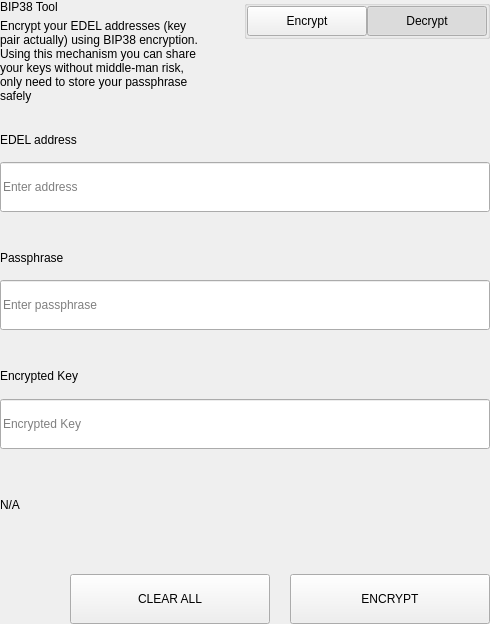
<?xml version="1.0" encoding="UTF-8"?>
<ui version="4.0">
 <class>SettingsBitToolWidget</class>
 <widget class="QWidget" name="SettingsBitToolWidget">
  <property name="geometry">
   <rect>
    <x>0</x>
    <y>0</y>
    <width>490</width>
    <height>624</height>
   </rect>
  </property>
  <property name="windowTitle">
   <string>Form</string>
  </property>
  <layout class="QVBoxLayout" name="verticalLayout">
   <property name="spacing">
    <number>0</number>
   </property>
   <property name="leftMargin">
    <number>0</number>
   </property>
   <property name="topMargin">
    <number>0</number>
   </property>
   <property name="rightMargin">
    <number>0</number>
   </property>
   <property name="bottomMargin">
    <number>0</number>
   </property>
   <item>
    <widget class="QWidget" name="left" native="true">
     <layout class="QVBoxLayout" name="verticalLayout_3">
      <property name="leftMargin">
       <number>0</number>
      </property>
      <property name="topMargin">
       <number>0</number>
      </property>
      <property name="rightMargin">
       <number>0</number>
      </property>
      <property name="bottomMargin">
       <number>0</number>
      </property>
      <item>
       <layout class="QVBoxLayout" name="verticalLayout_2">
        <property name="spacing">
         <number>0</number>
        </property>
        <item>
         <layout class="QHBoxLayout" name="horizontalLayout_3" stretch="3,1">
          <property name="spacing">
           <number>40</number>
          </property>
          <item>
           <layout class="QVBoxLayout" name="verticalLayoutTitle">
            <property name="spacing">
             <number>5</number>
            </property>
            <item>
             <widget class="QLabel" name="labelTitle">
              <property name="text">
               <string>BIP38 Tool</string>
              </property>
             </widget>
            </item>
            <item>
             <widget class="QLabel" name="labelSubtitle1">
              <property name="text">
               <string>Encrypt your EDEL addresses (key pair actually) using BIP38 encryption.
Using this mechanism you can share your keys without middle-man risk, only need to store your passphrase safely</string>
              </property>
              <property name="wordWrap">
               <bool>true</bool>
              </property>
             </widget>
            </item>
           </layout>
          </item>
          <item alignment="Qt::AlignTop">
           <widget class="QGroupBox" name="groupBox">
            <property name="title">
             <string/>
            </property>
            <property name="alignment">
             <set>Qt::AlignLeading|Qt::AlignLeft|Qt::AlignTop</set>
            </property>
            <layout class="QHBoxLayout" name="horizontalLayout_4">
             <property name="spacing">
              <number>0</number>
             </property>
             <property name="leftMargin">
              <number>0</number>
             </property>
             <property name="topMargin">
              <number>0</number>
             </property>
             <property name="rightMargin">
              <number>0</number>
             </property>
             <property name="bottomMargin">
              <number>0</number>
             </property>
             <item>
              <spacer name="horizontalSpacer">
               <property name="orientation">
                <enum>Qt::Horizontal</enum>
               </property>
               <property name="sizeHint" stdset="0">
                <size>
                 <width>40</width>
                 <height>20</height>
                </size>
               </property>
              </spacer>
             </item>
             <item>
              <widget class="QPushButton" name="pushLeft">
               <property name="minimumSize">
                <size>
                 <width>120</width>
                 <height>30</height>
                </size>
               </property>
               <property name="maximumSize">
                <size>
                 <width>120</width>
                 <height>30</height>
                </size>
               </property>
               <property name="focusPolicy">
                <enum>Qt::NoFocus</enum>
               </property>
               <property name="text">
                <string>Encrypt</string>
               </property>
               <property name="checkable">
                <bool>true</bool>
               </property>
               <property name="autoExclusive">
                <bool>true</bool>
               </property>
              </widget>
             </item>
             <item>
              <widget class="QPushButton" name="pushRight">
               <property name="minimumSize">
                <size>
                 <width>120</width>
                 <height>30</height>
                </size>
               </property>
               <property name="maximumSize">
                <size>
                 <width>120</width>
                 <height>30</height>
                </size>
               </property>
               <property name="focusPolicy">
                <enum>Qt::NoFocus</enum>
               </property>
               <property name="text">
                <string>Decrypt</string>
               </property>
               <property name="checkable">
                <bool>true</bool>
               </property>
               <property name="checked">
                <bool>true</bool>
               </property>
               <property name="autoExclusive">
                <bool>true</bool>
               </property>
              </widget>
             </item>
            </layout>
           </widget>
          </item>
         </layout>
        </item>
        <item>
         <widget class="QStackedWidget" name="stackedWidget">
          <property name="currentIndex">
           <number>1</number>
          </property>
          <widget class="QWidget" name="pageDecrypt">
           <layout class="QVBoxLayout" name="verticalLayout_5">
            <property name="spacing">
             <number>0</number>
            </property>
            <property name="leftMargin">
             <number>0</number>
            </property>
            <property name="topMargin">
             <number>0</number>
            </property>
            <property name="rightMargin">
             <number>0</number>
            </property>
            <property name="bottomMargin">
             <number>0</number>
            </property>
            <item>
             <widget class="QWidget" name="widget" native="true">
              <property name="minimumSize">
               <size>
                <width>0</width>
                <height>100</height>
               </size>
              </property>
              <layout class="QVBoxLayout" name="verticalLayout_4">
               <property name="spacing">
                <number>0</number>
               </property>
               <property name="leftMargin">
                <number>0</number>
               </property>
               <property name="topMargin">
                <number>0</number>
               </property>
               <property name="rightMargin">
                <number>0</number>
               </property>
               <property name="bottomMargin">
                <number>0</number>
               </property>
               <item>
                <spacer name="verticalSpacer_2">
                 <property name="orientation">
                  <enum>Qt::Vertical</enum>
                 </property>
                 <property name="sizeType">
                  <enum>QSizePolicy::Fixed</enum>
                 </property>
                 <property name="sizeHint" stdset="0">
                  <size>
                   <width>20</width>
                   <height>20</height>
                  </size>
                 </property>
                </spacer>
               </item>
               <item>
                <layout class="QHBoxLayout" name="horizontalLayout_6" stretch="2">
                 <property name="spacing">
                  <number>0</number>
                 </property>
                 <item>
                  <layout class="QVBoxLayout" name="verticalLayout_7">
                   <property name="spacing">
                    <number>9</number>
                   </property>
                   <item>
                    <widget class="QLabel" name="labelSubtitleKey">
                     <property name="minimumSize">
                      <size>
                       <width>0</width>
                       <height>20</height>
                      </size>
                     </property>
                     <property name="maximumSize">
                      <size>
                       <width>16777215</width>
                       <height>20</height>
                      </size>
                     </property>
                     <property name="text">
                      <string>Encrypted key</string>
                     </property>
                    </widget>
                   </item>
                   <item>
                    <widget class="QLineEdit" name="lineEditKey">
                     <property name="minimumSize">
                      <size>
                       <width>0</width>
                       <height>50</height>
                      </size>
                     </property>
                     <property name="maximumSize">
                      <size>
                       <width>16777215</width>
                       <height>50</height>
                      </size>
                     </property>
                     <property name="placeholderText">
                      <string>Enter a encrypted key</string>
                     </property>
                    </widget>
                   </item>
                  </layout>
                 </item>
                </layout>
               </item>
               <item>
                <spacer name="verticalSpacer_3">
                 <property name="orientation">
                  <enum>Qt::Vertical</enum>
                 </property>
                 <property name="sizeType">
                  <enum>QSizePolicy::Fixed</enum>
                 </property>
                 <property name="sizeHint" stdset="0">
                  <size>
                   <width>20</width>
                   <height>20</height>
                  </size>
                 </property>
                </spacer>
               </item>
               <item>
                <layout class="QVBoxLayout" name="verticalLayout_9">
                 <property name="spacing">
                  <number>9</number>
                 </property>
                 <item>
                  <widget class="QLabel" name="labelSubtitlePassphrase">
                   <property name="maximumSize">
                    <size>
                     <width>16777215</width>
                     <height>20</height>
                    </size>
                   </property>
                   <property name="text">
                    <string>Passphrase</string>
                   </property>
                  </widget>
                 </item>
                 <item>
                  <widget class="QLineEdit" name="lineEditPassphrase">
                   <property name="minimumSize">
                    <size>
                     <width>0</width>
                     <height>50</height>
                    </size>
                   </property>
                   <property name="maximumSize">
                    <size>
                     <width>16777215</width>
                     <height>50</height>
                    </size>
                   </property>
                   <property name="placeholderText">
                    <string>Enter a passphrase</string>
                   </property>
                  </widget>
                 </item>
                </layout>
               </item>
               <item>
                <spacer name="verticalSpacer_4">
                 <property name="orientation">
                  <enum>Qt::Vertical</enum>
                 </property>
                 <property name="sizeType">
                  <enum>QSizePolicy::Fixed</enum>
                 </property>
                 <property name="sizeHint" stdset="0">
                  <size>
                   <width>20</width>
                   <height>20</height>
                  </size>
                 </property>
                </spacer>
               </item>
               <item>
                <widget class="QWidget" name="widget_3" native="true">
                 <property name="sizePolicy">
                  <sizepolicy hsizetype="Preferred" vsizetype="Fixed">
                   <horstretch>0</horstretch>
                   <verstretch>0</verstretch>
                  </sizepolicy>
                 </property>
                 <layout class="QVBoxLayout" name="verticalLayout_10">
                  <property name="spacing">
                   <number>9</number>
                  </property>
                  <property name="leftMargin">
                   <number>0</number>
                  </property>
                  <property name="topMargin">
                   <number>0</number>
                  </property>
                  <property name="rightMargin">
                   <number>0</number>
                  </property>
                  <property name="bottomMargin">
                   <number>0</number>
                  </property>
                  <item>
                   <widget class="QLabel" name="labelSubtitleDecryptResult">
                    <property name="minimumSize">
                     <size>
                      <width>0</width>
                      <height>20</height>
                     </size>
                    </property>
                    <property name="maximumSize">
                     <size>
                      <width>16777215</width>
                      <height>20</height>
                     </size>
                    </property>
                    <property name="text">
                     <string>Decrypted address result</string>
                    </property>
                   </widget>
                  </item>
                  <item>
                   <widget class="QWidget" name="widget_4" native="true">
                    <layout class="QHBoxLayout" name="horizontalLayout" stretch="6,0,1">
                     <property name="spacing">
                      <number>0</number>
                     </property>
                     <property name="leftMargin">
                      <number>0</number>
                     </property>
                     <property name="topMargin">
                      <number>0</number>
                     </property>
                     <property name="rightMargin">
                      <number>0</number>
                     </property>
                     <property name="bottomMargin">
                      <number>0</number>
                     </property>
                     <item alignment="Qt::AlignVCenter">
                      <widget class="QLineEdit" name="lineEditDecryptResult">
                       <property name="minimumSize">
                        <size>
                         <width>0</width>
                         <height>50</height>
                        </size>
                       </property>
                       <property name="maximumSize">
                        <size>
                         <width>16777215</width>
                         <height>50</height>
                        </size>
                       </property>
                       <property name="placeholderText">
                        <string>Decrypted Address</string>
                       </property>
                      </widget>
                     </item>
                     <item>
                      <spacer name="horizontalSpacer_4">
                       <property name="orientation">
                        <enum>Qt::Horizontal</enum>
                       </property>
                       <property name="sizeType">
                        <enum>QSizePolicy::Fixed</enum>
                       </property>
                       <property name="sizeHint" stdset="0">
                        <size>
                         <width>20</width>
                         <height>50</height>
                        </size>
                       </property>
                      </spacer>
                     </item>
                     <item>
                      <widget class="QPushButton" name="pushButtonImport">
                       <property name="minimumSize">
                        <size>
                         <width>140</width>
                         <height>40</height>
                        </size>
                       </property>
                       <property name="text">
                        <string>Import Address</string>
                       </property>
                      </widget>
                     </item>
                    </layout>
                   </widget>
                  </item>
                 </layout>
                </widget>
               </item>
               <item>
                <widget class="QLabel" name="statusLabel_DEC">
                 <property name="maximumSize">
                  <size>
                   <width>16777215</width>
                   <height>40</height>
                  </size>
                 </property>
                 <property name="text">
                  <string/>
                 </property>
                </widget>
               </item>
               <item>
                <spacer name="verticalSpacer">
                 <property name="orientation">
                  <enum>Qt::Vertical</enum>
                 </property>
                 <property name="sizeType">
                  <enum>QSizePolicy::Preferred</enum>
                 </property>
                 <property name="sizeHint" stdset="0">
                  <size>
                   <width>20</width>
                   <height>20</height>
                  </size>
                 </property>
                </spacer>
               </item>
               <item>
                <layout class="QHBoxLayout" name="horizontalLayout_7">
                 <property name="spacing">
                  <number>0</number>
                 </property>
                 <item>
                  <spacer name="horizontalSpacer_5">
                   <property name="orientation">
                    <enum>Qt::Horizontal</enum>
                   </property>
                   <property name="sizeType">
                    <enum>QSizePolicy::Expanding</enum>
                   </property>
                   <property name="sizeHint" stdset="0">
                    <size>
                     <width>40</width>
                     <height>20</height>
                    </size>
                   </property>
                  </spacer>
                 </item>
                 <item>
                  <widget class="QPushButton" name="pushButtonDecryptClear">
                   <property name="minimumSize">
                    <size>
                     <width>200</width>
                     <height>50</height>
                    </size>
                   </property>
                   <property name="maximumSize">
                    <size>
                     <width>200</width>
                     <height>50</height>
                    </size>
                   </property>
                   <property name="text">
                    <string>CLEAR</string>
                   </property>
                  </widget>
                 </item>
                 <item>
                  <spacer name="horizontalSpacer_3">
                   <property name="orientation">
                    <enum>Qt::Horizontal</enum>
                   </property>
                   <property name="sizeType">
                    <enum>QSizePolicy::Fixed</enum>
                   </property>
                   <property name="sizeHint" stdset="0">
                    <size>
                     <width>20</width>
                     <height>20</height>
                    </size>
                   </property>
                  </spacer>
                 </item>
                 <item>
                  <widget class="QPushButton" name="pushButtonDecrypt">
                   <property name="minimumSize">
                    <size>
                     <width>200</width>
                     <height>50</height>
                    </size>
                   </property>
                   <property name="maximumSize">
                    <size>
                     <width>200</width>
                     <height>50</height>
                    </size>
                   </property>
                   <property name="text">
                    <string>DECRYPT KEY</string>
                   </property>
                  </widget>
                 </item>
                </layout>
               </item>
              </layout>
             </widget>
            </item>
           </layout>
          </widget>
          <widget class="QWidget" name="pageEncrypt">
           <layout class="QVBoxLayout" name="verticalLayout_11">
            <property name="spacing">
             <number>0</number>
            </property>
            <property name="leftMargin">
             <number>0</number>
            </property>
            <property name="topMargin">
             <number>0</number>
            </property>
            <property name="rightMargin">
             <number>0</number>
            </property>
            <property name="bottomMargin">
             <number>0</number>
            </property>
            <item>
             <spacer name="verticalSpacer_8">
              <property name="orientation">
               <enum>Qt::Vertical</enum>
              </property>
              <property name="sizeType">
               <enum>QSizePolicy::Fixed</enum>
              </property>
              <property name="sizeHint" stdset="0">
               <size>
                <width>20</width>
                <height>20</height>
               </size>
              </property>
             </spacer>
            </item>
            <item>
             <widget class="QWidget" name="containerAddressEnc" native="true">
              <layout class="QVBoxLayout" name="containerAddressEncLayout">
               <property name="spacing">
                <number>5</number>
               </property>
               <property name="leftMargin">
                <number>0</number>
               </property>
               <property name="topMargin">
                <number>0</number>
               </property>
               <property name="rightMargin">
                <number>0</number>
               </property>
               <property name="bottomMargin">
                <number>0</number>
               </property>
               <item>
                <widget class="QLabel" name="labelSubtitleAddress">
                 <property name="minimumSize">
                  <size>
                   <width>0</width>
                   <height>20</height>
                  </size>
                 </property>
                 <property name="maximumSize">
                  <size>
                   <width>16777215</width>
                   <height>20</height>
                  </size>
                 </property>
                 <property name="text">
                  <string>EDEL address</string>
                 </property>
                </widget>
               </item>
               <item>
                <widget class="QLineEdit" name="addressIn_ENC">
                 <property name="minimumSize">
                  <size>
                   <width>0</width>
                   <height>50</height>
                  </size>
                 </property>
                 <property name="placeholderText">
                  <string>Enter address</string>
                 </property>
                </widget>
               </item>
              </layout>
             </widget>
            </item>
            <item>
             <spacer name="verticalSpacer_6">
              <property name="orientation">
               <enum>Qt::Vertical</enum>
              </property>
              <property name="sizeType">
               <enum>QSizePolicy::Fixed</enum>
              </property>
              <property name="sizeHint" stdset="0">
               <size>
                <width>20</width>
                <height>20</height>
               </size>
              </property>
             </spacer>
            </item>
            <item>
             <widget class="QWidget" name="containerAddress" native="true">
              <layout class="QHBoxLayout" name="horizontalLayout_9" stretch="2">
               <property name="spacing">
                <number>0</number>
               </property>
               <property name="leftMargin">
                <number>0</number>
               </property>
               <property name="topMargin">
                <number>0</number>
               </property>
               <property name="rightMargin">
                <number>0</number>
               </property>
               <property name="bottomMargin">
                <number>0</number>
               </property>
               <item>
                <layout class="QVBoxLayout" name="verticalLayout_8">
                 <property name="spacing">
                  <number>5</number>
                 </property>
                 <item>
                  <widget class="QLabel" name="labelSubtitleMessage">
                   <property name="minimumSize">
                    <size>
                     <width>0</width>
                     <height>20</height>
                    </size>
                   </property>
                   <property name="maximumSize">
                    <size>
                     <width>16777215</width>
                     <height>20</height>
                    </size>
                   </property>
                   <property name="text">
                    <string>Passphrase</string>
                   </property>
                  </widget>
                 </item>
                 <item>
                  <widget class="QLineEdit" name="passphraseIn_ENC">
                   <property name="minimumSize">
                    <size>
                     <width>0</width>
                     <height>50</height>
                    </size>
                   </property>
                   <property name="maximumSize">
                    <size>
                     <width>16777215</width>
                     <height>50</height>
                    </size>
                   </property>
                   <property name="placeholderText">
                    <string>Enter passphrase</string>
                   </property>
                  </widget>
                 </item>
                </layout>
               </item>
              </layout>
             </widget>
            </item>
            <item>
             <spacer name="verticalSpacer_7">
              <property name="orientation">
               <enum>Qt::Vertical</enum>
              </property>
              <property name="sizeType">
               <enum>QSizePolicy::Fixed</enum>
              </property>
              <property name="sizeHint" stdset="0">
               <size>
                <width>20</width>
                <height>20</height>
               </size>
              </property>
             </spacer>
            </item>
            <item>
             <widget class="QWidget" name="widget_2" native="true">
              <property name="minimumSize">
               <size>
                <width>0</width>
                <height>75</height>
               </size>
              </property>
              <property name="maximumSize">
               <size>
                <width>16777215</width>
                <height>16777215</height>
               </size>
              </property>
              <layout class="QVBoxLayout" name="verticalLayout_6">
               <property name="leftMargin">
                <number>0</number>
               </property>
               <property name="topMargin">
                <number>0</number>
               </property>
               <property name="rightMargin">
                <number>0</number>
               </property>
               <property name="bottomMargin">
                <number>0</number>
               </property>
               <item>
                <widget class="QLabel" name="labelSubtitleEncryptedKey">
                 <property name="minimumSize">
                  <size>
                   <width>0</width>
                   <height>20</height>
                  </size>
                 </property>
                 <property name="maximumSize">
                  <size>
                   <width>16777215</width>
                   <height>20</height>
                  </size>
                 </property>
                 <property name="text">
                  <string>Encrypted Key</string>
                 </property>
                </widget>
               </item>
               <item>
                <widget class="QLineEdit" name="encryptedKeyOut_ENC">
                 <property name="minimumSize">
                  <size>
                   <width>0</width>
                   <height>50</height>
                  </size>
                 </property>
                 <property name="placeholderText">
                  <string>Encrypted Key</string>
                 </property>
                </widget>
               </item>
              </layout>
             </widget>
            </item>
            <item>
             <widget class="QLabel" name="statusLabel_ENC">
              <property name="text">
               <string notr="true">N/A</string>
              </property>
             </widget>
            </item>
            <item>
             <spacer name="verticalSpacer_5">
              <property name="orientation">
               <enum>Qt::Vertical</enum>
              </property>
              <property name="sizeType">
               <enum>QSizePolicy::Fixed</enum>
              </property>
              <property name="sizeHint" stdset="0">
               <size>
                <width>20</width>
                <height>20</height>
               </size>
              </property>
             </spacer>
            </item>
            <item>
             <layout class="QHBoxLayout" name="horizontalLayout_8">
              <property name="spacing">
               <number>0</number>
              </property>
              <item>
               <spacer name="horizontalSpacer_6">
                <property name="orientation">
                 <enum>Qt::Horizontal</enum>
                </property>
                <property name="sizeType">
                 <enum>QSizePolicy::Expanding</enum>
                </property>
                <property name="sizeHint" stdset="0">
                 <size>
                  <width>40</width>
                  <height>20</height>
                 </size>
                </property>
               </spacer>
              </item>
              <item>
               <widget class="QPushButton" name="pushButtonClear">
                <property name="minimumSize">
                 <size>
                  <width>200</width>
                  <height>50</height>
                 </size>
                </property>
                <property name="focusPolicy">
                 <enum>Qt::NoFocus</enum>
                </property>
                <property name="text">
                 <string>CLEAR ALL</string>
                </property>
               </widget>
              </item>
              <item>
               <spacer name="horizontalSpacer_2">
                <property name="orientation">
                 <enum>Qt::Horizontal</enum>
                </property>
                <property name="sizeType">
                 <enum>QSizePolicy::Fixed</enum>
                </property>
                <property name="sizeHint" stdset="0">
                 <size>
                  <width>20</width>
                  <height>20</height>
                 </size>
                </property>
               </spacer>
              </item>
              <item>
               <widget class="QPushButton" name="pushButtonEncrypt">
                <property name="minimumSize">
                 <size>
                  <width>200</width>
                  <height>50</height>
                 </size>
                </property>
                <property name="maximumSize">
                 <size>
                  <width>200</width>
                  <height>50</height>
                 </size>
                </property>
                <property name="focusPolicy">
                 <enum>Qt::NoFocus</enum>
                </property>
                <property name="text">
                 <string>ENCRYPT</string>
                </property>
               </widget>
              </item>
             </layout>
            </item>
           </layout>
          </widget>
         </widget>
        </item>
       </layout>
      </item>
     </layout>
    </widget>
   </item>
  </layout>
 </widget>
 <resources/>
 <connections/>
</ui>
